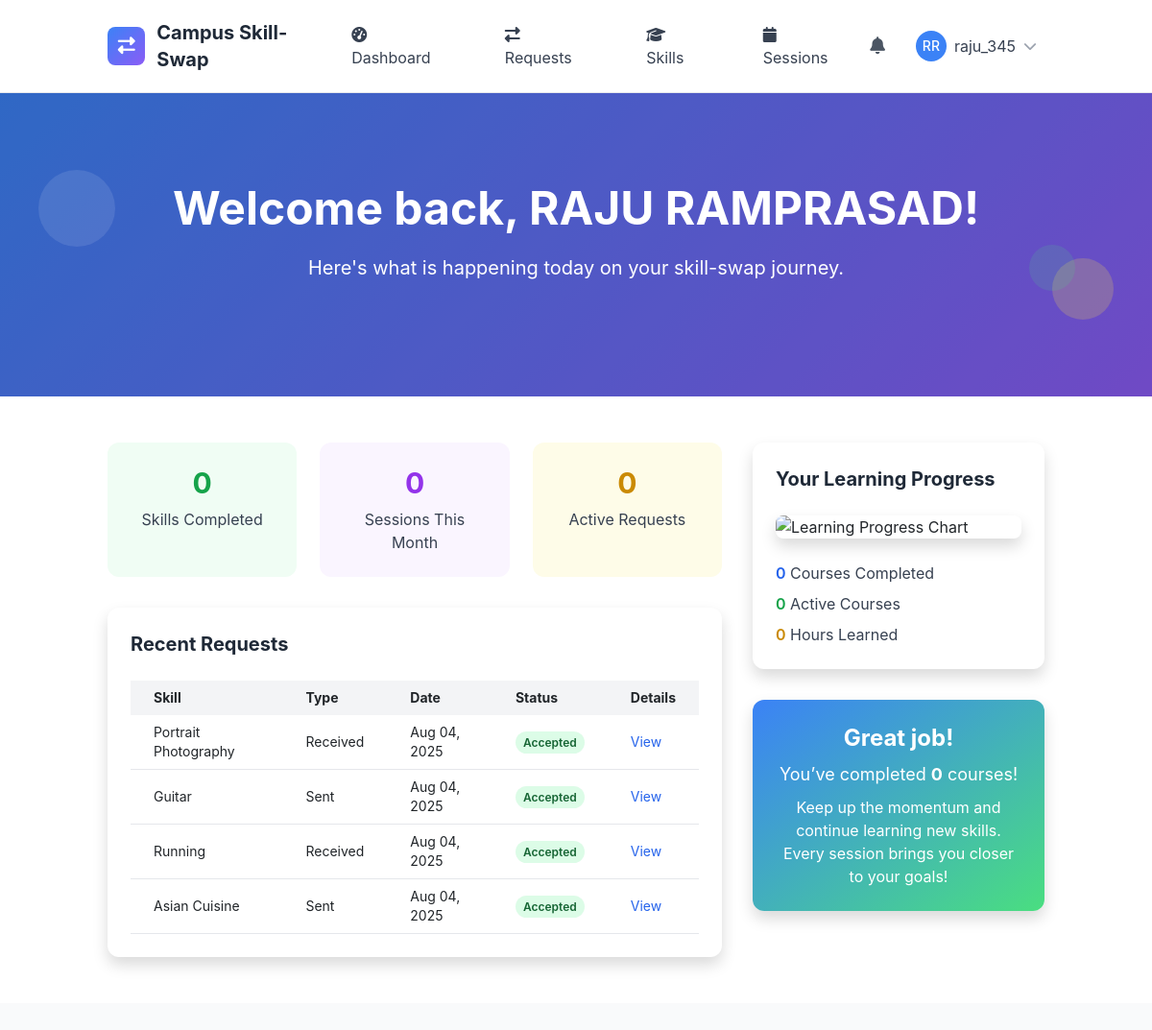
/dashboard/ (signed in), run on the app's committed database.
### skills/models.py (models this page shows, shortened)
class Skill(models.Model):
    name = models.CharField(max_length=100)
    category = models.ForeignKey(SkillCategory, on_delete=models.CASCADE, related_name='skills')
    description = models.TextField(blank=True)
    is_popular = models.BooleanField(default=False)
    created_at = models.DateTimeField(auto_now_add=True)
    updated_at = models.DateTimeField(auto_now=True)
    class Meta:
        ordering = ['category__name', 'name']
        unique_together = ['name', 'category']

### skill_sessions/models.py (models this page shows, shortened)
class SkillSwapRequest(models.Model):
    STATUS_CHOICES = [
        ('pending', 'Pending'),
        ('accepted', 'Accepted'),
        ('declined', 'Declined'),
        ('cancelled', 'Cancelled'),
        ('expired', 'Expired'),
    ]
    requester = models.ForeignKey(User, on_delete=models.CASCADE, related_name='sent_requests')
    recipient = models.ForeignKey(User, on_delete=models.CASCADE, related_name='received_requests')
    offered_skill = models.ForeignKey(OfferedSkill, on_delete=models.CASCADE, related_name='swap_requests')
    desired_skill = models.ForeignKey(DesiredSkill, on_delete=models.CASCADE, related_name='swap_requests', null=True, blank=True)
    status = models.CharField(max_length=20, choices=STATUS_CHOICES, default='pending')
    message = models.TextField(blank=True, help_text="Personal message from the requester")
    proposed_duration = models.PositiveIntegerField(default=60, help_text="Proposed session duration in minutes")
    proposed_format = models.CharField(max_length=20, choices=[
        ('online', 'Online'),
        ('in_person', 'In-Person'),
        ('flexible', 'Flexible'),
    ], default='flexible')
    proposed_location = models.CharField(max_length=200, blank=True, help_text="For in-person sessions")
    created_at = models.DateTimeField(auto_now_add=True)
    updated_at = models.DateTimeField(auto_now=True)
    expires_at = models.DateTimeField()
    responded_at = models.DateTimeField(null=True, blank=True)
    response_message = models.TextField(blank=True)
    class Meta:
        ordering = ['-created_at']
        db_table = 'swaprequest'

### core/views.py (the view)
        @login_required
        def dashboard_view(request):
            from skills.models import DesiredSkill, OfferedSkill
            from skill_sessions.models import SkillSwapSession
            from django.db.models import Q, Count
            from datetime import datetime, timedelta
            user = request.user
            skills_completed = SkillSwapSession.objects.filter(
                learner=user,
                status='completed'
            ).values('skill').distinct().count()
            first_day_of_month = datetime.now().replace(day=1)
            sessions_this_month = SkillSwapSession.objects.filter(
                Q(teacher=user) | Q(learner=user),
                created_at__gte=first_day_of_month,
                status='completed'
            ).count()
            from skill_sessions.models import SkillSwapRequest
            active_requests = SkillSwapRequest.objects.filter(
                Q(requester=user) | Q(recipient=user),
                status='pending'
            ).count()
            recent_requests_received = SkillSwapRequest.objects.filter(
                recipient=user
            ).select_related('requester', 'offered_skill__skill')[:5]
            recent_requests_sent = SkillSwapRequest.objects.filter(
                requester=user
            ).select_related('recipient', 'offered_skill__skill')[:5]
            recent_requests = []
            for req in recent_requests_received:
                recent_requests.append({
                    'skill_name': req.offered_skill.skill.name,
                    'request_type': 'Received',
                    'date': req.created_at,
                    'status': req.get_status_display(),
                    'detail_url': f'/skill-sessions/requests/{req.id}/'
                })
            for req in recent_requests_sent:
                recent_requests.append({
                    'skill_name': req.offered_skill.skill.name,
                    'request_type': 'Sent',
                    'date': req.created_at,
                    'status': req.get_status_display(),
                    'detail_url': f'/skill-sessions/requests/{req.id}/'
                })
            recent_requests.sort(key=lambda x: x['date'], reverse=True)
            recent_requests = recent_requests[:10]
            completed_courses = SkillSwapSession.objects.filter(
                learner=user,
                status='completed'
            ).count()
            stats = {
                'skills_completed': skills_completed,
                'sessions_this_month': sessions_this_month,
                'active_requests': active_requests,
            }
            progress = {
                'completed_courses': completed_courses,
            }
            context = {
                'stats': stats,
                'recent_requests': recent_requests,
                'progress': progress,
            }
            return render(request, "core/dashboard.html", context)

### templates/core/dashboard.html (shortened to what this page needs)
{% extends 'base.html' %}
{% load static %}
{% block content %}
<section class="gradient-bg relative overflow-hidden">
    <div class="absolute inset-0 bg-black opacity-20"></div>
    <div class="relative container mx-auto px-4 py-16 lg:py-24">
        <div class="text-white text-center">
            <h1 class="text-4xl lg:text-5xl font-bold mb-4">Welcome back, {{ user.get_full_name|default:user.username }}!</h1>
            <p class="text-lg lg:text-xl mb-6">Here's what is happening today on your skill-swap journey.</p>
        </div>
    </div>
    <div class="absolute top-20 left-10 w-20 h-20 bg-white opacity-10 rounded-full animate-bounce"></div>
    <div class="absolute bottom-20 right-10 w-16 h-16 bg-yellow-300 opacity-20 rounded-full animate-pulse"></div>
    <div class="absolute top-1/2 right-20 w-12 h-12 bg-green-400 opacity-15 rounded-full animate-bounce delay-75"></div>
</section>
<section class="py-12 bg-white">
    <div class="container mx-auto px-4">
        <div class="grid grid-cols-1 lg:grid-cols-3 gap-8">
            <div class="lg:col-span-2 space-y-8">
                <div class="grid grid-cols-1 md:grid-cols-3 gap-6">
                    <div class="bg-green-50 p-6 rounded-xl text-center">
                        <div class="text-3xl font-bold text-green-600 mb-2" id="skills-completed-count">{{ stats.skills_completed|default:"0" }}</div>
                        <div class="text-gray-700">Skills Completed</div>
                    </div>
                    <div class="bg-purple-50 p-6 rounded-xl text-center">
                        <div class="text-3xl font-bold text-purple-600 mb-2" id="sessions-month-count">{{ stats.sessions_this_month|default:"0" }}</div>
                        <div class="text-gray-700">Sessions This Month</div>
                    </div>
                    <div class="bg-yellow-50 p-6 rounded-xl text-center">
                        <div class="text-3xl font-bold text-yellow-600 mb-2" id="active-requests-count">{{ stats.active_requests|default:"0" }}</div>
                        <div class="text-gray-700">Active Requests</div>
                    </div>
                </div>
                <div class="bg-white rounded-xl shadow p-6">
                    <h2 class="text-xl font-bold text-gray-800 mb-4">Recent Requests</h2>
                    {% if recent_requests %}
                        <div class="overflow-x-auto">
                            <table class="min-w-full text-sm">
                                <thead>
                                    <tr class="bg-gray-100">
                                        <th class="py-2 px-4 text-left">Skill</th>
                                        <th class="py-2 px-4 text-left">Type</th>
                                        <th class="py-2 px-4 text-left">Date</th>
                                        <th class="py-2 px-4 text-left">Status</th>
                                        <th class="py-2 px-4 text-left">Details</th>
                                    </tr>
                                </thead>
                                <tbody>
                                    {% for req in recent_requests %}
                                    <tr class="border-b">
                                        <td class="py-2 px-4">{{ req.skill_name }}</td>
                                        <td class="py-2 px-4">{{ req.request_type }}</td>
                                        <td class="py-2 px-4">{{ req.date|date:"M d, Y" }}</td>
                                        <td class="py-2 px-4">
                                            <span class="px-2 py-1 rounded-full text-xs font-semibold
                                                {% if req.status == 'Pending' %}bg-yellow-100 text-yellow-800
                                                {% elif req.status == 'Accepted' %}bg-green-100 text-green-800
                                                {% elif req.status == 'Declined' %}bg-red-100 text-red-800
                                                {% else %}bg-gray-100 text-gray-800{% endif %}">
                                                {{ req.status }}
                                            </span>
                                        </td>
                                        <td class="py-2 px-4">
                                            <a href="{{ req.detail_url }}" class="text-blue-600 hover:underline">View</a>
                                        </td>
                                    </tr>
                                    {% endfor %}
                                </tbody>
                            </table>
                        </div>
                    {% else %}
                        <p class="text-gray-500">No recent requests.</p>
                    {% endif %}
                </div>
            </div>
            <div class="space-y-8">
                <div class="bg-white rounded-xl shadow p-6">
                    <h2 class="text-xl font-bold text-gray-800 mb-4">Your Learning Progress</h2>
                    <div class="mb-4">
                        <img src="{% static 'img/progress_chart.png' %}" alt="Learning Progress Chart" class="w-full rounded-lg shadow">
                    </div>
                    <ul class="space-y-2">
                        <li>
                            <span class="font-semibold text-blue-600">{{ progress.completed_courses|default:'0' }}</span>
                            <span class="text-gray-700">Courses Completed</span>
                        </li>
                        <li>
                            <span class="font-semibold text-green-600">{{ progress.active_courses|default:'0' }}</span>
                            <span class="text-gray-700">Active Courses</span>
                        </li>
                        <li>
                            <span class="font-semibold text-yellow-600">{{ progress.total_hours|default:'0' }}</span>
                            <span class="text-gray-700">Hours Learned</span>
                        </li>
                    </ul>
                </div>
                <div class="bg-gradient-to-br from-blue-500 to-green-400 text-white rounded-xl shadow p-6 text-center">
                    <h3 class="text-2xl font-bold mb-2">Great job!</h3>
                    <p class="text-lg mb-2">
                        You’ve completed <span class="font-bold">{{ progress.completed_courses|default:'0' }}</span> courses!
                    </p>
                    <p class="text-md">Keep up the momentum and continue learning new skills. Every session brings you closer to your goals!</p>
                </div>
            </div>
        </div>
    </div>
</section>
{% endblock %}

### templates/base.html (shortened to what this page needs)
{% load static %}
<!DOCTYPE html>
<html lang="en" class="h-full">
<head>
    <script src="https://cdn.tailwindcss.com"></script>
    <link href="https://cdn.jsdelivr.net/npm/bootstrap@5.3.2/dist/css/bootstrap.min.css" rel="stylesheet">
    <link rel="stylesheet" href="https://cdnjs.cloudflare.com/ajax/libs/font-awesome/6.5.1/css/all.min.css">
</head>
<body class="bg-gray-50 h-full">
    <nav class="bg-white shadow-lg border-b">
        <div class="container mx-auto px-4">
            <div class="flex justify-between items-center py-3">
                <div class="flex items-center space-x-3">
                    <div class="w-10 h-10 gradient-bg rounded-lg flex items-center justify-center">
                        <i class="fas fa-exchange-alt text-white text-lg"></i>
                    </div>
                    <a href="{% url 'core:home' %}" class="text-xl font-bold text-gray-800 hover:text-blue-600 transition-colors">
                        Campus Skill-Swap
                    </a>
                </div>
                <div class="hidden md:flex items-center space-x-6">
                    {% if user.is_authenticated %}
                        <a href="{% url 'core:dashboard' %}" class="nav-link px-3 py-2 text-gray-700 hover:text-blue-600 transition-colors">
                            <i class="fas fa-tachometer-alt mr-2"></i>Dashboard
                        </a>
                        <a href="{% url 'core:requests' %}" class="nav-link px-3 py-2 text-gray-700 hover:text-blue-600 transition-colors">
                            <i class="fas fa-exchange-alt mr-2"></i>Requests
                        </a>
                        <a href="{% url 'skills:skill_list' %}" class="nav-link px-3 py-2 text-gray-700 hover:text-blue-600 transition-colors">
                            <i class="fas fa-graduation-cap mr-2"></i>Skills
                        </a>
                        <a href="{% url 'skill_sessions:session_management' %}" class="nav-link px-3 py-2 text-gray-700 hover:text-blue-600 transition-colors">
                            <i class="fas fa-calendar mr-2"></i>Sessions
                        </a>
                    {% endif %}
                </div>
                <div class="flex items-center space-x-4">
                    {% if user.is_authenticated %}
                        <div class="relative">
                            <button id="notificationBtn" class="relative p-2 text-gray-600 hover:text-blue-600 transition-colors">
                                <i class="fas fa-bell text-lg"></i>
                            </button>
                        </div>
                        <div class="relative">
                            <button id="userMenuBtn" class="flex items-center space-x-2 p-2 rounded-lg hover:bg-gray-100 transition-colors">
                                {% if user.profile.profile_picture %}
                                    <img src="{{ user.profile.profile_picture.url }}" alt="Profile" class="w-8 h-8 rounded-full">
                                {% else %}
                                    <div class="w-8 h-8 bg-blue-500 rounded-full flex items-center justify-center">
                                        <span class="text-white text-sm font-medium">{{ user.first_name|first|upper }}{{ user.last_name|first|upper }}</span>
                                    </div>
                                {% endif %}
                                <span class="hidden md:block text-gray-700">{{ user.username}}</span>
                                <i class="fas fa-chevron-down text-gray-400 text-sm"></i>
                            </button>
                        </div>
                    {% endif %}
                </div>
            </div>
        </div>
    </nav>
    <main class="min-h-screen">
        {% block content %}{% endblock %}
    </main>
</body>
</html>

### templates/base.html (style rules this page uses)
:root { --primary-color: #3B82F6; --secondary-color: #10B981; --accent-color: #8B5CF6; --warning-color: #F59E0B; --danger-color: #EF4444; }
body { font-family: 'Inter', -apple-system, BlinkMacSystemFont, sans-serif; }
.gradient-bg { background: linear-gradient(135deg, var(--primary-color) 0%, var(--accent-color) 100%); }

### data on the page
Skill: skill_name "Portrait Photography"
SkillSwapRequest: date "Aug 04, 2025"
Skill: skill_name "Guitar"
SkillSwapRequest: date "Aug 04, 2025"
Skill: skill_name "Running"
SkillSwapRequest: date "Aug 04, 2025"
Skill: skill_name "Asian Cuisine"
SkillSwapRequest: date "Aug 04, 2025"

### other printed values
{{ user.first_name|first|upper }} "R"
{{ user.last_name|first|upper }} "R"
{{ user.username }} "raju_345"
{{ user.get_full_name|default:user.username }} "RAJU RAMPRASAD"
{{ stats.skills_completed|default:"0" }} "0"
{{ stats.sessions_this_month|default:"0" }} "0"
{{ stats.active_requests|default:"0" }} "0"
{{ req.request_type }} "Received" "Sent" "Received" "Sent"
{{ req.status }} "Accepted" "Accepted" "Accepted" "Accepted"
{{ progress.completed_courses|default:'0' }} "0"
{{ progress.active_courses|default:'0' }} "0"
{{ progress.total_hours|default:'0' }} "0"
